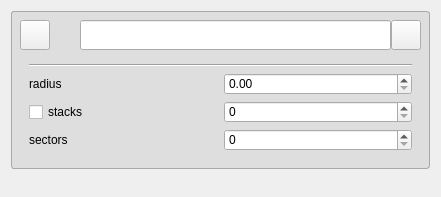
<?xml version="1.0" encoding="UTF-8"?>
<ui version="4.0">
 <class>FGEGeometryEditCircleForm</class>
 <widget class="QWidget" name="FGEGeometryEditCircleForm">
  <property name="geometry">
   <rect>
    <x>0</x>
    <y>0</y>
    <width>441</width>
    <height>197</height>
   </rect>
  </property>
  <property name="windowTitle">
   <string>Form</string>
  </property>
  <layout class="QGridLayout" name="gridLayout_4">
   <item row="0" column="0">
    <widget class="QWidget" name="widget" native="true">
     <property name="minimumSize">
      <size>
       <width>0</width>
       <height>0</height>
      </size>
     </property>
     <property name="maximumSize">
      <size>
       <width>16777215</width>
       <height>16777215</height>
      </size>
     </property>
     <property name="styleSheet">
      <string notr="true">QWidget#widget {
    border: 1px solid darkgray;
	background-color: rgb(222, 222, 222);
	border-radius: 3px;
}</string>
     </property>
     <layout class="QGridLayout" name="gridLayout_2">
      <property name="leftMargin">
       <number>9</number>
      </property>
      <property name="topMargin">
       <number>9</number>
      </property>
      <property name="rightMargin">
       <number>9</number>
      </property>
      <property name="bottomMargin">
       <number>9</number>
      </property>
      <property name="spacing">
       <number>4</number>
      </property>
      <item row="0" column="0">
       <widget class="QWidget" name="widget_2" native="true">
        <property name="minimumSize">
         <size>
          <width>0</width>
          <height>30</height>
         </size>
        </property>
        <property name="maximumSize">
         <size>
          <width>16777215</width>
          <height>30</height>
         </size>
        </property>
        <layout class="QHBoxLayout" name="horizontalLayout_2">
         <property name="spacing">
          <number>0</number>
         </property>
         <property name="leftMargin">
          <number>0</number>
         </property>
         <property name="topMargin">
          <number>0</number>
         </property>
         <property name="rightMargin">
          <number>0</number>
         </property>
         <property name="bottomMargin">
          <number>0</number>
         </property>
         <item>
          <widget class="QPushButton" name="pushButton">
           <property name="minimumSize">
            <size>
             <width>30</width>
             <height>30</height>
            </size>
           </property>
           <property name="maximumSize">
            <size>
             <width>30</width>
             <height>30</height>
            </size>
           </property>
           <property name="text">
            <string/>
           </property>
           <property name="icon">
            <iconset resource="../../icons.qrc">
             <normaloff>:/Icons/svg/down_arrow.svg</normaloff>:/Icons/svg/down_arrow.svg</iconset>
           </property>
           <property name="iconSize">
            <size>
             <width>16</width>
             <height>16</height>
            </size>
           </property>
           <property name="autoRepeatDelay">
            <number>297</number>
           </property>
          </widget>
         </item>
         <item>
          <widget class="QLabel" name="label_5">
           <property name="minimumSize">
            <size>
             <width>30</width>
             <height>30</height>
            </size>
           </property>
           <property name="maximumSize">
            <size>
             <width>30</width>
             <height>30</height>
            </size>
           </property>
           <property name="text">
            <string/>
           </property>
           <property name="pixmap">
            <pixmap resource="../../icons.qrc">:/Icons/shapes/circle.png</pixmap>
           </property>
           <property name="scaledContents">
            <bool>true</bool>
           </property>
           <property name="margin">
            <number>3</number>
           </property>
          </widget>
         </item>
         <item>
          <widget class="QLineEdit" name="lineEdit">
           <property name="minimumSize">
            <size>
             <width>0</width>
             <height>30</height>
            </size>
           </property>
          </widget>
         </item>
         <item>
          <widget class="QPushButton" name="pushButton_close">
           <property name="minimumSize">
            <size>
             <width>30</width>
             <height>30</height>
            </size>
           </property>
           <property name="maximumSize">
            <size>
             <width>30</width>
             <height>30</height>
            </size>
           </property>
           <property name="text">
            <string/>
           </property>
           <property name="icon">
            <iconset resource="../../icons.qrc">
             <normaloff>:/Icons/delete_splite.png</normaloff>:/Icons/delete_splite.png</iconset>
           </property>
           <property name="iconSize">
            <size>
             <width>12</width>
             <height>12</height>
            </size>
           </property>
          </widget>
         </item>
        </layout>
       </widget>
      </item>
      <item row="1" column="0">
       <widget class="QWidget" name="widget_3" native="true">
        <layout class="QGridLayout" name="gridLayout_3">
         <item row="1" column="0" colspan="2">
          <layout class="QGridLayout" name="gridLayout">
           <item row="1" column="1">
            <widget class="QSpinBox" name="spinBox_t">
             <property name="maximum">
              <number>1000000</number>
             </property>
            </widget>
           </item>
           <item row="2" column="0">
            <widget class="QLabel" name="label_2">
             <property name="text">
              <string>sectors</string>
             </property>
            </widget>
           </item>
           <item row="0" column="0">
            <widget class="QLabel" name="label">
             <property name="text">
              <string>radius</string>
             </property>
            </widget>
           </item>
           <item row="0" column="1">
            <widget class="QDoubleSpinBox" name="doubleSpinBox_r">
             <property name="minimum">
              <double>0.000000000000000</double>
             </property>
             <property name="maximum">
              <double>10000000.000000000000000</double>
             </property>
             <property name="singleStep">
              <double>0.010000000000000</double>
             </property>
            </widget>
           </item>
           <item row="2" column="1">
            <widget class="QSpinBox" name="spinBox_s">
             <property name="maximum">
              <number>1000000</number>
             </property>
            </widget>
           </item>
           <item row="1" column="0">
            <widget class="QCheckBox" name="checkBox">
             <property name="text">
              <string>stacks</string>
             </property>
            </widget>
           </item>
          </layout>
         </item>
         <item row="0" column="0" colspan="2">
          <widget class="Line" name="line">
           <property name="minimumSize">
            <size>
             <width>0</width>
             <height>4</height>
            </size>
           </property>
           <property name="maximumSize">
            <size>
             <width>16777215</width>
             <height>4</height>
            </size>
           </property>
           <property name="orientation">
            <enum>Qt::Horizontal</enum>
           </property>
          </widget>
         </item>
        </layout>
       </widget>
      </item>
      <item row="2" column="0">
       <spacer name="verticalSpacer_2">
        <property name="orientation">
         <enum>Qt::Vertical</enum>
        </property>
        <property name="sizeHint" stdset="0">
         <size>
          <width>20</width>
          <height>0</height>
         </size>
        </property>
       </spacer>
      </item>
     </layout>
    </widget>
   </item>
   <item row="1" column="0">
    <spacer name="verticalSpacer_3">
     <property name="orientation">
      <enum>Qt::Vertical</enum>
     </property>
     <property name="sizeHint" stdset="0">
      <size>
       <width>20</width>
       <height>0</height>
      </size>
     </property>
    </spacer>
   </item>
  </layout>
 </widget>
 <resources>
  <include location="../../icons.qrc"/>
 </resources>
 <connections/>
</ui>
